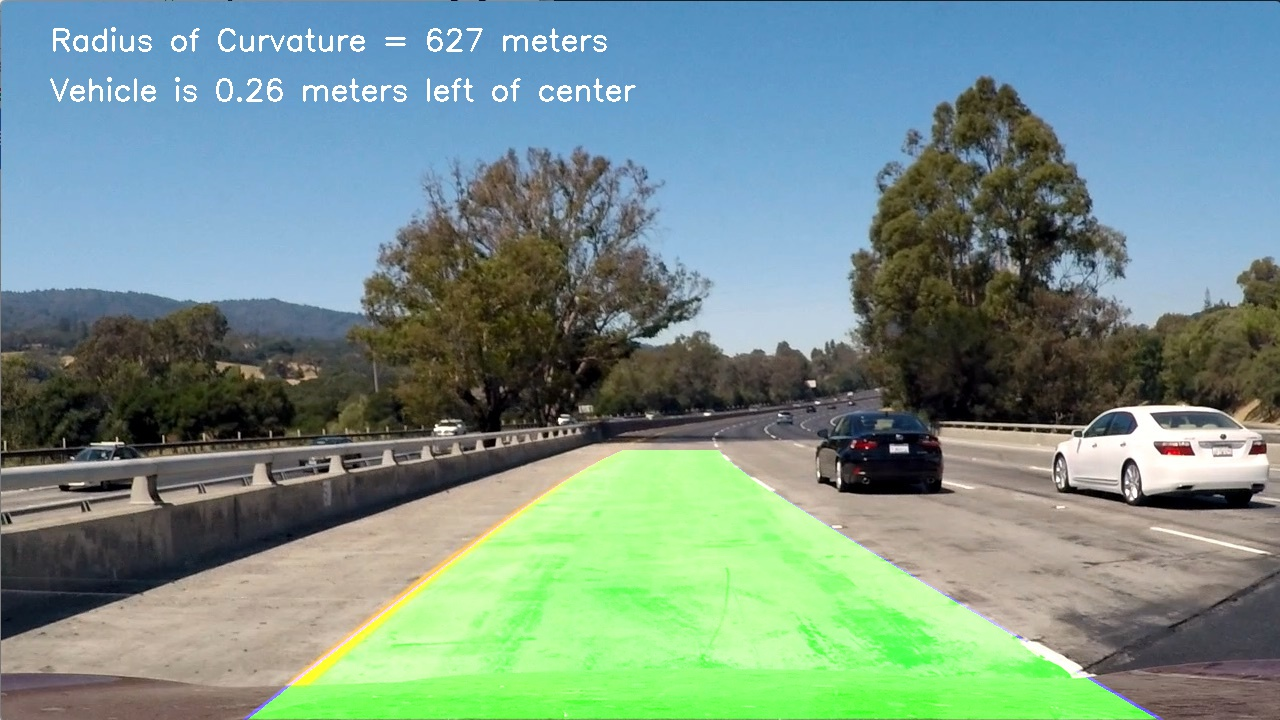
#> input picture test_images_output/test1.jpg, 1280 x 720 px, given as the content of the folder test_images, which was not available
$ python test_image_processor.py   (older library calls are emulated)
#> lines starting #> are read from the running program, lines starting #| are printed output that depends on the picture; after the words box and inside, x2 and y2 are one past the last pixel; in counts of white or black regions, pixels touching at a corner belong together; pictures that were not available may be replaced by others from this repository, and a replacement may not be noted
### helpers.py
import pickle
import cv2
import numpy as np

def undistort(img):
    # Read in calibration coefficients
    dist_pickle = pickle.load(open('calibration.pickle', 'rb'))
    mtx = dist_pickle['mtx']
    dist = dist_pickle['dist']

    undistorted = cv2.undistort(img, mtx, dist, None, mtx)

    return undistorted

def thresholding(img, s_thresh=(170, 255), x_thresh=(20, 100), mag_thresh=(0, 255), dir_thresh=(0, np.pi/2)):
    # Sobel thresholding
    # Gradient magnitude thresholding
    # Gradient direction thresholding
    # Color thresholding

    img = np.copy(img)
    # Convert to HSV color space and separate the V channel
    hsv = cv2.cvtColor(img, cv2.COLOR_RGB2HLS).astype(np.float)
    l_channel = hsv[:,:,1]
    s_channel = hsv[:,:,2]
    # Sobel x
    sobelx = cv2.Sobel(l_channel, cv2.CV_64F, 1, 0) # Take the derivative in x
    abs_sobelx = np.absolute(sobelx) # Absolute x derivative to accentuate lines away from horizontal
    scaled_sobel = np.uint8(255*abs_sobelx/np.max(abs_sobelx))

    # Sobel magnitude
    sobely = cv2.Sobel(l_channel, cv2.CV_64F, 0, 1)
    abs_sobely = np.absolute(sobely)
    abs_sobelxy = np.sqrt(np.square(sobelx) + np.square(sobely))
    scaled_sobelxy = np.uint8(255*abs_sobelxy/np.max(abs_sobelxy))

    # Sobel direction
    dir_sobel = np.arctan2(abs_sobely, abs_sobelx)

    # Threshold x gradient
    xbinary = np.zeros_like(scaled_sobel)
    xbinary[(scaled_sobel >= x_thresh[0]) & (scaled_sobel <= x_thresh[1])] = 1

    # Threshold gradient magnitude
    magbinary = np.zeros_like(scaled_sobelxy)
    magbinary[(scaled_sobelxy >= mag_thresh[0]) & (scaled_sobelxy <= mag_thresh[1])] = 1

    # Threshold gradient direction
    dirbinary = np.zeros_like(dir_sobel)
    dirbinary[(dir_sobel >= dir_thresh[0]) & (dir_sobel <= dir_thresh[1])] = 1

    # Threshold color channel
    sbinary = np.zeros_like(s_channel)
    sbinary[(s_channel >= s_thresh[0]) & (s_channel <= s_thresh[1])] = 1

    # Combine the binary thresholds
    combined_binary = np.zeros_like(xbinary)
    combined_binary[((sbinary == 1) | (xbinary == 1)) & (magbinary == 1) & (dirbinary == 1)] = 1

    return combined_binary

def lane_mask(img):
    vertices = np.array([[(0,img.shape[0]),(480, 450), (800, 450), (img.shape[1],img.shape[0])]], dtype=np.int32)
    mask = np.zeros_like(img)
    cv2.fillPoly(mask, vertices, 1)
    masked_image = np.zeros_like(img)
    masked_image[(img == 1) & (mask == 1)] = 1

    return masked_image

def perspective_transform_matrices():
    src = np.float32(
        [[190, 720],
        [600, 450],
        [700, 450],
        [1090, 720]])

    dst = np.float32(
        [[200,720],
         [200,0],
         [1080,0],
         [1080,720]])

    M = cv2.getPerspectiveTransform(src, dst)
    Minv = cv2.getPerspectiveTransform(dst, src)

    return M, Minv

def transform(img, M):
    image_shape = (img.shape[1], img.shape[0])
    warped = cv2.warpPerspective(img, M, image_shape, flags=cv2.INTER_LINEAR)

    return warped

def get_lane_pixels(img):
    histogram = np.sum(img[img.shape[0]//2:,:], axis=0)
    out_img = np.dstack((img, img, img))*255

    midpoint = np.int(histogram.shape[0]/2)
    leftx_base = np.argmax(histogram[:midpoint])
    rightx_base = np.argmax(histogram[midpoint:]) + midpoint

    windows = 9
    window_height = np.int(img.shape[0]/windows)

    nonzero_img = img.nonzero()
    nonzeroy = np.array(nonzero_img[0])
    nonzerox = np.array(nonzero_img[1])

    leftx_current = leftx_base
    rightx_current = rightx_base

    window_margin = 100
    minpix = 20

    left_lane_inds = []
    right_lane_inds = []

    for window in range(windows):
        win_y_low = img.shape[0] - (window+1)*window_height
        win_y_high = win_y_low + window_height
        win_xleft_low = leftx_current - window_margin
        win_xleft_high = leftx_current + window_margin
        win_xright_low = rightx_current - window_margin
        win_xright_high = rightx_current + window_margin

        cv2.rectangle(out_img,(win_xleft_low,win_y_low),(win_xleft_high,win_y_high),(0,255,0), 2)
        cv2.rectangle(out_img,(win_xright_low,win_y_low),(win_xright_high,win_y_high),(0,255,0), 2)

        good_left_inds = ((nonzeroy >= win_y_low) & (nonzeroy < win_y_high) & (nonzerox >= win_xleft_low) & (nonzerox < win_xleft_high)).nonzero()[0]
        good_right_inds = ((nonzeroy >= win_y_low) & (nonzeroy < win_y_high) & (nonzerox >= win_xright_low) & (nonzerox < win_xright_high)).nonzero()[0]

        left_lane_inds.append(good_left_inds)
        right_lane_inds.append(good_right_inds)

        if len(good_left_inds) > minpix:
            leftx_current = np.int(np.mean(nonzerox[good_left_inds]))
        if len(good_right_inds) > minpix:
            rightx_current = np.int(np.mean(nonzerox[good_right_inds]))

    left_lane_inds = np.concatenate(left_lane_inds)
    right_lane_inds = np.concatenate(right_lane_inds)

    leftx = nonzerox[left_lane_inds]
    lefty = nonzeroy[left_lane_inds]
    rightx = nonzerox[right_lane_inds]
    righty = nonzeroy[right_lane_inds]

    out_img[nonzeroy[left_lane_inds], nonzerox[left_lane_inds]] = [255, 0, 0]
    out_img[nonzeroy[right_lane_inds], nonzerox[right_lane_inds]] = [0, 0, 255]

    return leftx, lefty, rightx, righty, out_img

def lane_poly_fit_coeffs(x, y):
    coeffs = np.polyfit(y, x, 2)
    return coeffs

def lane_poly(x, y, img):
    ploty = np.linspace(0, img.shape[0]-1, img.shape[0])
    coeffs = lane_poly_fit_coeffs(x, y)
    poly = coeffs[0]*ploty**2 + coeffs[1]*ploty + coeffs[2]
    return poly, coeffs

def eval_poly(coeffs, input):
    return coeffs[0]*input**2 + coeffs[1]*input + coeffs[2]

def draw_poly(img, coeffs, steps=30, color=[255, 0, 0], thickness=10):
    pixel_step = img.shape[0] // steps

    for step in range(steps):
        start = step * pixel_step
        end = start + pixel_step

        p1 = (int(eval_poly(coeffs, start)), start)
        p2 = (int(eval_poly(coeffs, end)), end)

        img = cv2.line(img, p2, p1, color, thickness)

    return img

def fill_lane(img, left_coeffs, right_coeffs, color=[0,255,0]):
    y_start = 0
    y_end = img.shape[0]

    for y in range(y_start, y_end):
        left_edge = int(eval_poly(left_coeffs, y))
        right_edge = int(eval_poly(right_coeffs, y))
        img[y][left_edge:right_edge] = color

    return img

def lane_overlay(left_coeffs, right_coeffs, M):
    blank_canvas = np.zeros((720, 1280))
    canvas = cv2.cvtColor(blank_canvas.astype(np.uint8), cv2.COLOR_GRAY2RGB)

    canvas = draw_poly(canvas, left_coeffs)
    canvas = draw_poly(canvas, right_coeffs)
    canvas = fill_lane(canvas, left_coeffs, right_coeffs)

    canvas = transform(canvas, M)

    return canvas

def add_info(img, curvature, vehicle_position):
    font = cv2.FONT_HERSHEY_SIMPLEX
    cv2.putText(img, 'Radius of Curvature = %d meters' % curvature, (50, 50), font, 1, (255, 255, 255), 2)
    dir_label = "left" if vehicle_position < 0 else "right"
    cv2.putText(img, 'Vehicle is %.2f meters %s of center' % (np.abs(vehicle_position), dir_label), (50, 100), font, 1, (255, 255, 255), 2)

y_m_per_pix = 30/720
x_m_per_pix = 3.7/880

def lane_curvature(lane_x, lane_y, img):
    # Recalculate polyfit coefficients to adjust for unit conversion
    coeffs = np.polyfit(lane_y*y_m_per_pix, lane_x*x_m_per_pix, 2)

    y_eval = img.shape[0]*y_m_per_pix
    rad_of_curvature = ((1 + (2*coeffs[0]*y_eval + coeffs[1])**2)**1.5) / np.absolute(2*coeffs[0])
    return rad_of_curvature

def center_offset(left_lane_x, right_lane_x, img):
    lane_center = (left_lane_x[-1] + right_lane_x[-1]) / 2
    car_center = img.shape[1]/2
    return (car_center - lane_center) * x_m_per_pix

# [4 lines left out: function bgr2rgb, not called in this run]

### pipeline.py
from helpers import *
import cv2
import matplotlib.pyplot as plt

# [6 lines left out: function undistort_test, not called in this run]

def pipeline(img, debug=False):
    undistorted_img = undistort(img)
    threshold_img = thresholding(undistorted_img)
    masked_threshold_img = lane_mask(threshold_img)
    M, Minv = perspective_transform_matrices()
    perspective_img = transform(masked_threshold_img, M)

    leftx, lefty, rightx, righty, out_img = get_lane_pixels(perspective_img)
    ploty = np.linspace(0, img.shape[0]-1, img.shape[0])

    left_poly_x, left_coeffs = lane_poly(leftx, lefty, perspective_img)
    right_poly_x, right_coeffs = lane_poly(rightx, righty, perspective_img)

    left_curvature = lane_curvature(left_poly_x, ploty, perspective_img)
    right_curvature = lane_curvature(right_poly_x, ploty, perspective_img)

    vehicle_offset = center_offset(left_poly_x, right_poly_x, perspective_img)

    lane_overlay_img = lane_overlay(left_coeffs, right_coeffs, Minv)
    img_with_overlay = cv2.add(lane_overlay_img, img)

    add_info(img_with_overlay, left_curvature + right_curvature / 2, vehicle_offset)

    if debug:
        plt.imshow(bgr2rgb(img))
        plt.figure()
        plt.imshow(bgr2rgb(undistorted_img))
        plt.figure()
        plt.imshow(threshold_img)
        plt.figure()
        plt.imshow(masked_threshold_img)
        plt.figure()
        plt.imshow(perspective_img)
        plt.figure()
        # plt.imshow(out_img)
        plt.imshow(perspective_img)
        plt.plot(left_poly_x, ploty, color='green')
        plt.plot(right_poly_x, ploty, color='green')
        plt.figure()
        plt.imshow(bgr2rgb(img_with_overlay))
        plt.show()

    return img_with_overlay

def pipeline_test():
    img = cv2.imread('./test_images/test6.jpg')
    pipeline(img, debug=True)

### test_image_processor.py
import cv2
import os

from pipeline import *

images = os.listdir('test_images')

output_folder = 'test_images_output'

if not os.path.isdir(output_folder):
    os.mkdir(output_folder)

for image in images:
    img = cv2.imread('test_images/' + image)
#> img is the input picture: shape (720, 1280, 3); mean B, G, R 136.1, 145.3, 118.7
    pipeline_output = pipeline(img)
#> (reads calibration.pickle from the repository)
#> in pipeline, `threshold_img = thresholding(undistorted_img)`:
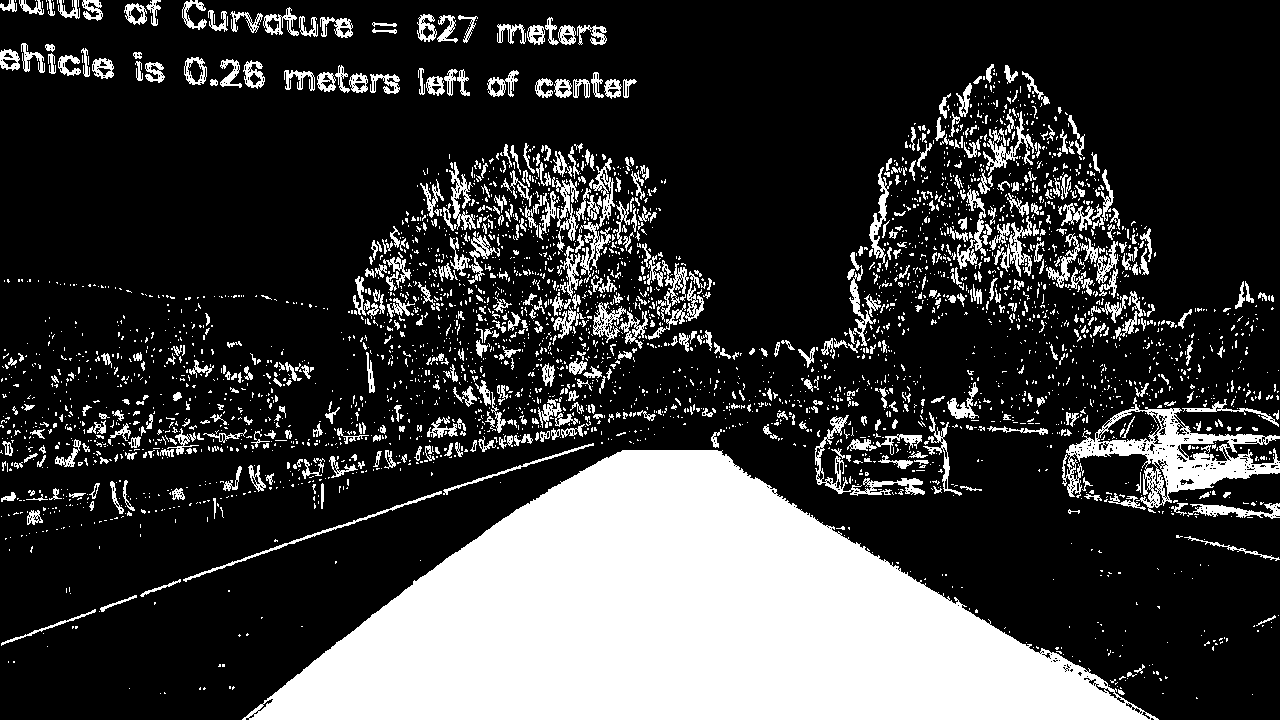
#> threshold_img: shape (720, 1280); values 0 (black) and 1 (white), 23.5% white; 3628 white regions (3038 under 20 px), largest, box (x1, y1, x2, y2) and area: (242, 450, 1159, 720) 138336, (1062, 397, 1280, 513) 7072, (815, 415, 925, 496) 1295
#> in lane_mask, `cv2.fillPoly(mask, vertices, 1)`: mask: shape (720, 1280); values 0 (black) and 1 (white), 23.5% white; 1 white region, box (x1, y1, x2, y2) and area: (1, 450, 1280, 720) 216210
#> in pipeline, `masked_threshold_img = lane_mask(threshold_img)`: masked_threshold_img: shape (720, 1280); values 0 (black) and 1 (white), 15.2% white; 81 white regions (74 under 20 px), largest, box (x1, y1, x2, y2) and area: (242, 450, 1159, 720) 138336, (815, 458, 880, 496) 432, (443, 450, 577, 495) 376
#> in transform, `warped = cv2.warpPerspective(img, M, image_shape, flags=cv2.INTER_LINE..`: warped: shape (720, 1280); values 0 (black) and 1 (white), 69.9% white; 26 black regions (17 under 20 px), largest, box (x1, y1, x2, y2) and area: (0, 0, 390, 720) 196660, (1122, 0, 1280, 720) 79703, (1231, 0, 1270, 12) 399
#> in get_lane_pixels, `histogram = np.sum(img[img.shape[0]//2:,:], axis=0)`: histogram = 1280 values, max 360 at index 258, min 0 at index 0, mean 255.6
#> in get_lane_pixels, `leftx_base = np.argmax(histogram[:midpoint])`: leftx_base = 258
#> in get_lane_pixels, `rightx_base = np.argmax(histogram[midpoint:]) + midpoint`: rightx_base = 640
#> in get_lane_pixels, `nonzero_img = img.nonzero()`: nonzero_img = 644395 positions, rows 0 to 719, columns 1 to 1279
#> in get_lane_pixels, `leftx_current = leftx_base`: leftx_current = 258
#> in get_lane_pixels, `rightx_current = rightx_base`: rightx_current = 640
#> the loop in get_lane_pixels, `for window in range(windows):` made 9 passes
#> (win_xleft_low, win_xleft_high, win_xright_low, win_xright_high, leftx_current, rightx_current) on passes 1 to 9: (158, 358, 540, 740, 296, 639), (196, 396, 539, 739, 308, 638), (208, 408, 538, 738, 314, 637), (214, 414, 537, 737, 324, 636), (224, 424, 536, 736, 338, 635), (238, 438, 535, 735, 356, 634), (256, 456, 534, 734, 377, 633), (277, 477, 533, 733, 405, 632), (305, 505, 532, 732, 438, 631)
#> after the loop in get_lane_pixels, `for window in range(windows):`:
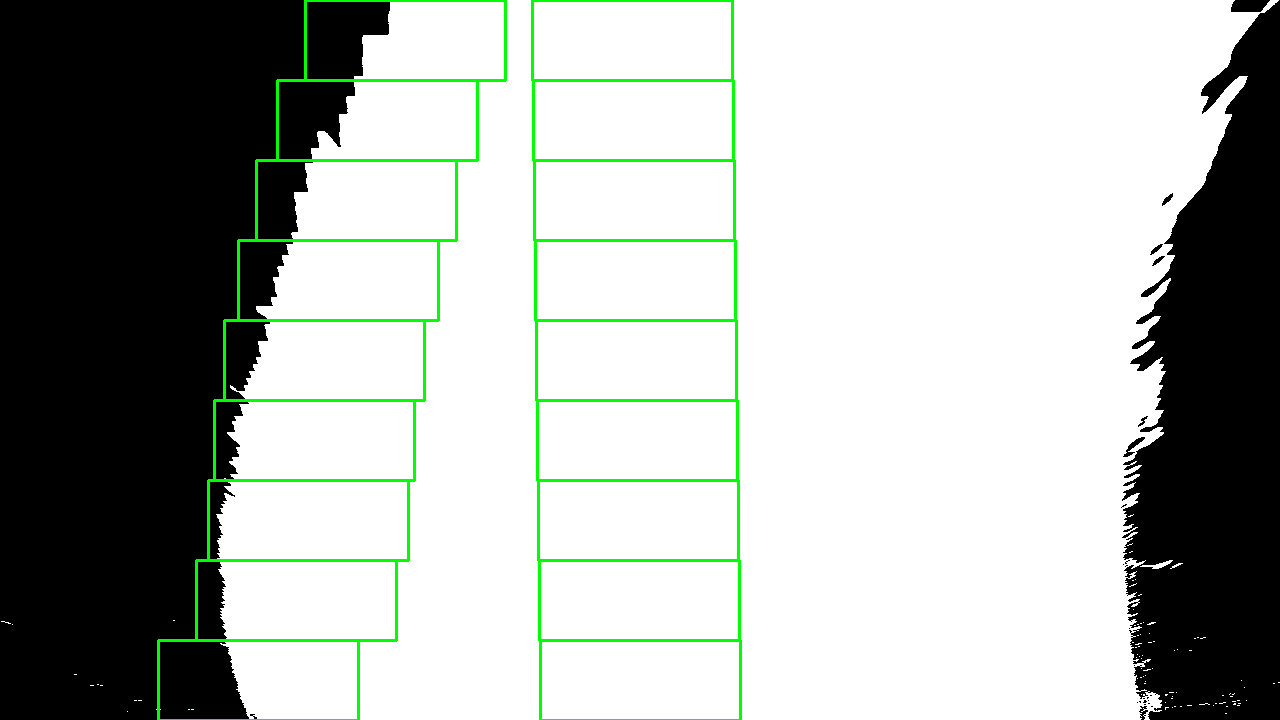
#> out_img: shape (720, 1280, 3); mean of channels 0, 1, 2 173.8, 179.3, 173.8; drawn as B, G, R
#> after the loop in get_lane_pixels, `for window in range(windows):`: left_lane_inds = 9 items
#> in lane_poly_fit_coeffs, `coeffs = np.polyfit(y, x, 2)`: coeffs = [0.000291, -0.419, 452.1]
#> in lane_poly, `poly = coeffs[0]*ploty**2 + coeffs[1]*ploty + coeffs[2]`: poly = 720 values, max 452.1 at index 0, min 301.2 at index 719, mean 351.6
#> in pipeline, `left_poly_x, left_coeffs = lane_poly(leftx, lefty, perspective_img)`: left_poly_x has the same summary as poly in lane_poly; left_coeffs = [0.000291, -0.419, 452.1]
#> in pipeline, `right_poly_x, right_coeffs = lane_poly(rightx, righty, perspective_img)`: right_poly_x = 720 values from 631.1 to 639.9; right_coeffs = [2.83e-18, 0.0123, 631.1]
#> in lane_curvature, `coeffs = np.polyfit(lane_y*y_m_per_pix, lane_x*x_m_per_pix, 2)`: coeffs = [0.000706, -0.0423, 1.9]
#> in lane_curvature, `rad_of_curvature = ((1 + (2*coeffs[0]*y_eval + coeffs[1])**2)**1.5) / ..`: rad_of_curvature = 708.5
#> in pipeline, `right_curvature = lane_curvature(right_poly_x, ploty, perspective_img)`: right_curvature = 3.3e+17
#> in center_offset, `lane_center = (left_lane_x[-1] + right_lane_x[-1]) / 2`: lane_center = 470.6
#> in pipeline, `vehicle_offset = center_offset(left_poly_x, right_poly_x, perspective_..`: vehicle_offset = 0.712
#> in lane_overlay, `canvas = cv2.cvtColor(blank_canvas.astype(np.uint8), cv2.COLOR_GRAY2RGB)`: canvas: shape (720, 1280, 3); every value is 0
#> the loop in draw_poly, `for step in range(steps):` made 30 passes
#> (p1, p2) on passes 1 to 12: ((452, 0), (442, 24)), ((442, 24), (432, 48)), ((432, 48), (423, 72)), ((423, 72), (414, 96)), ((414, 96), (405, 120)), ((405, 120), (397, 144)), ((397, 144), (389, 168)), ((389, 168), (382, 192)), ((382, 192), (375, 216)), ((375, 216), (368, 240)), ((368, 240), (361, 264)), ((361, 264), (355, 288))
#> after the loop in draw_poly, `for step in range(steps):`: img: shape (720, 1280, 3); mean B, G, R 2.2, 0, 0
#> call 2 of draw_poly, with coeffs = array of shape (3,), steps = 30, thickness = 10
#> the loop in draw_poly (call 2), `for step in range(steps):` made 30 passes
#> (p1, p2) on passes 1 to 12: ((631, 0), (631, 24)), ((631, 24), (631, 48)), ((631, 48), (631, 72)), ((631, 72), (632, 96)), ((632, 96), (632, 120)), ((632, 120), (632, 144)), ((632, 144), (633, 168)), ((633, 168), (633, 192)), ((633, 192), (633, 216)), ((633, 216), (634, 240)), ((634, 240), (634, 264)), ((634, 264), (634, 288))
#> after the loop in draw_poly (call 2), `for step in range(steps):`:
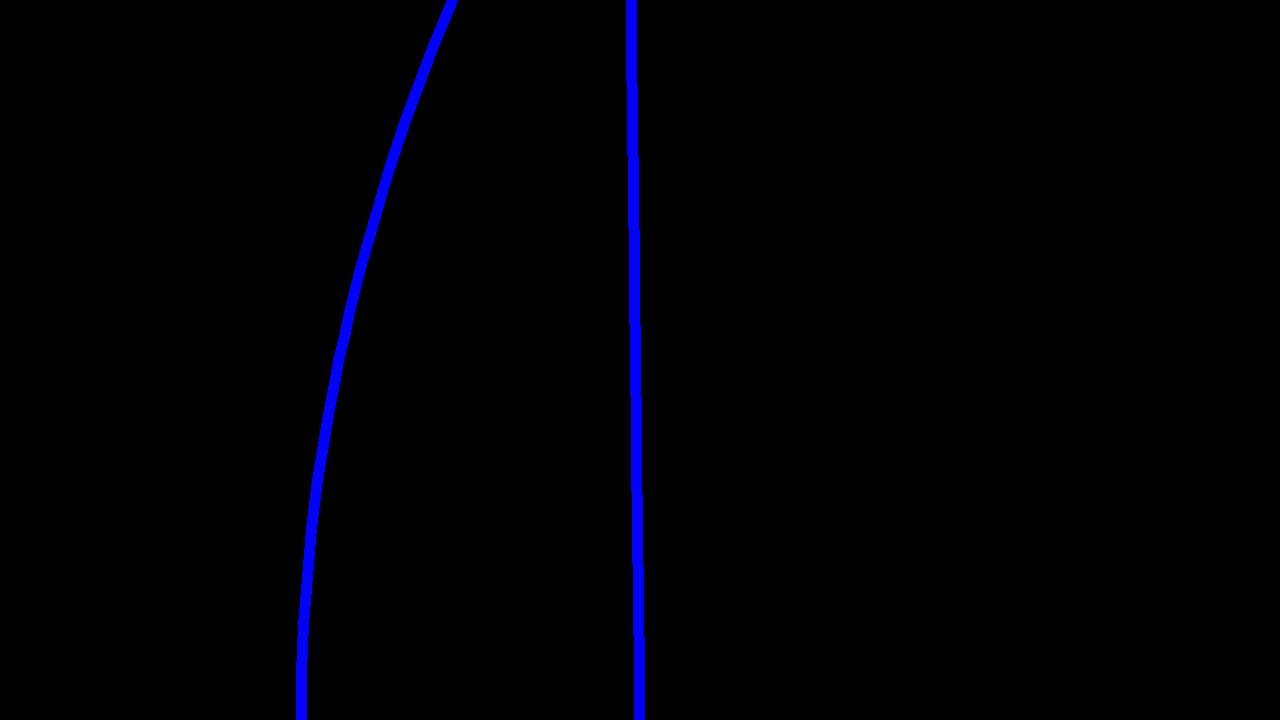
#> img: shape (720, 1280, 3); mean B, G, R 4.4, 0, 0
#> the loop in fill_lane, `for y in range(y_start, y_end):` made 720 passes
#> left_edge on passes 1 to 3: 452, 451, 451
#> in add_info, `font = cv2.FONT_HERSHEY_SIMPLEX`: font = 0
#> in add_info, `dir_label = "left" if vehicle_position < 0 else "right"`: dir_label = 'right'
#> in add_info, `cv2.putText(img, 'Vehicle is %.2f meters %s of center' % (np.abs(vehic..`:
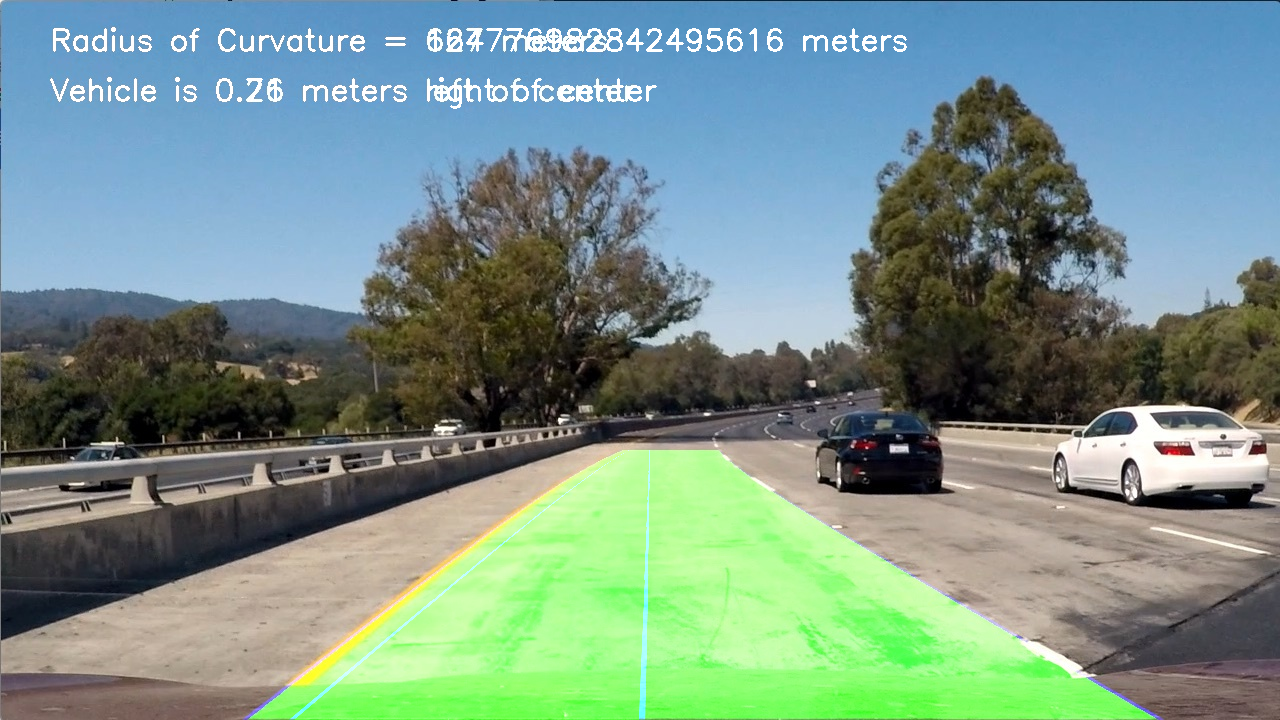
#> img: shape (720, 1280, 3); mean B, G, R 136.6, 145.9, 119.5
    cv2.imwrite(os.path.join(output_folder, image), pipeline_output)
